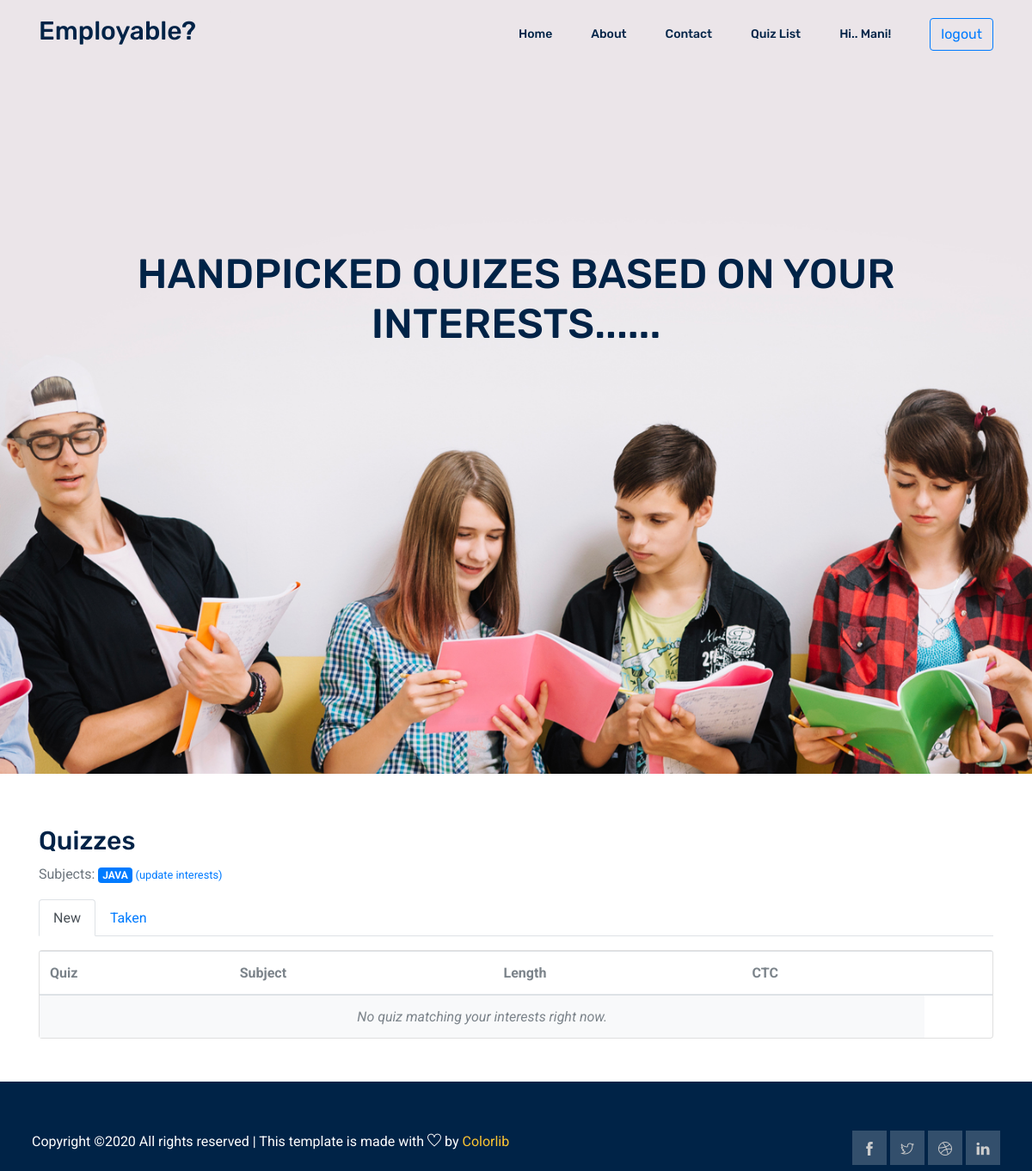
Before: /student/ (signed in) with the older database file.
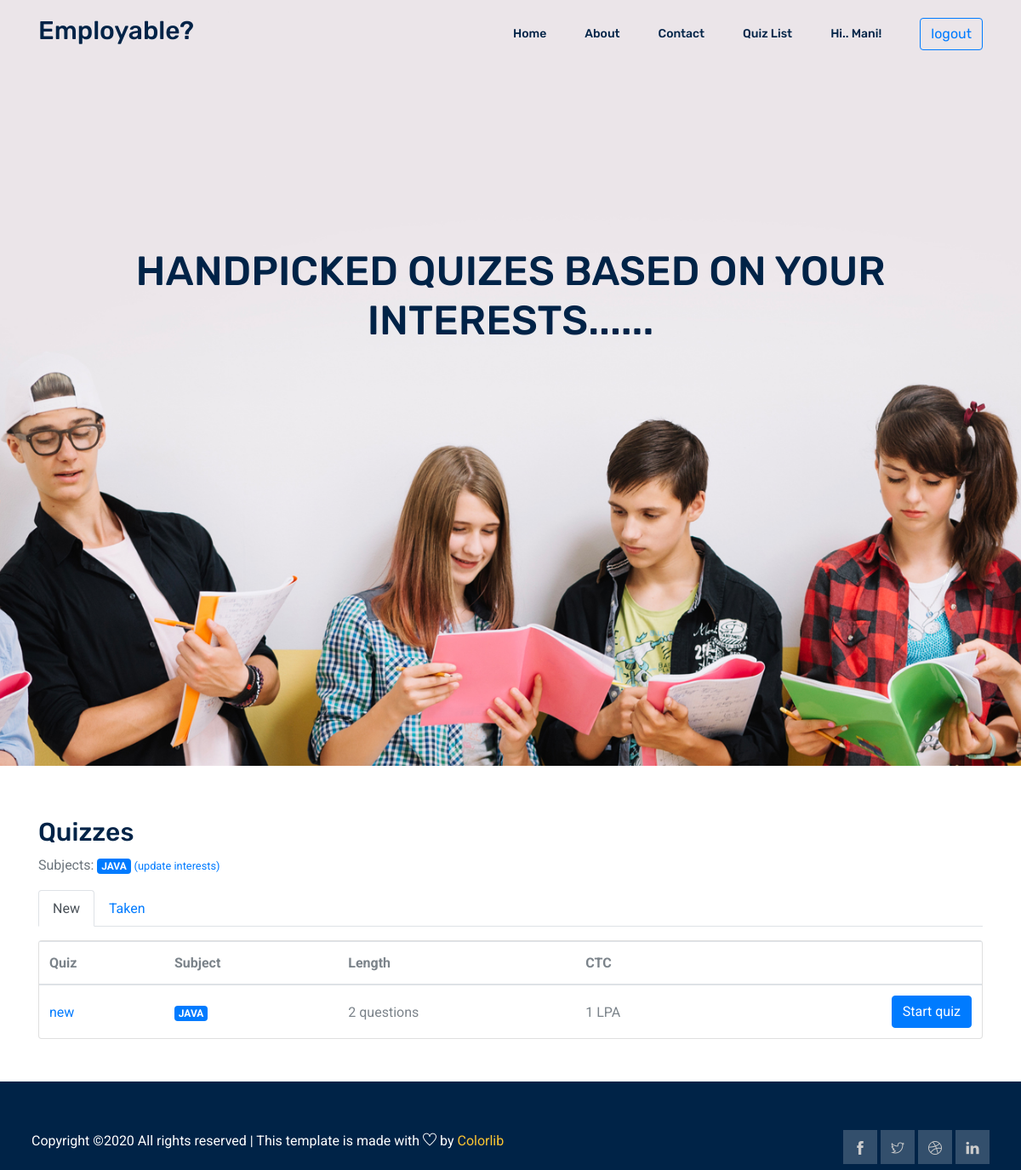
After: the same page with the newer database file.
### exam/models.py (models this page shows, shortened)
class Subject(models.Model):
    name = models.CharField(max_length=30)
    color = models.CharField(max_length=7, default='#007bff')
    def get_html_badge(self):
        name = escape(self.name)
        color = escape(self.color)
        html = '<span class="badge badge-primary" style="background-color: %s">%s</span>' % (color, name)
        return mark_safe(html)

class Quiz(models.Model):
    owner = models.ForeignKey(User, on_delete=models.CASCADE, related_name='quizzes')
    name = models.CharField(max_length=255)
    subject = models.ForeignKey(Subject, on_delete=models.CASCADE, related_name='quizzes')
    location = models.CharField(max_length=50)
    skills_Required = models.CharField(max_length = 50)
    education = models.CharField(max_length = 50)
    work_exporience = models.CharField(max_length = 50)
    ctc = models.IntegerField()
    posts = models.CharField(max_length=20)

### student/views.py (the view)
# urls.py: path('',views.QuizListView.as_view(), name='quiz_list'),
class QuizListView(ListView):
    model = Quiz
    ordering = ('name', )
    context_object_name = 'quizzes'
    template_name = 'student/quiz_list.html'
    def get_queryset(self):
        if self.request.user.is_company:
            return 0
        student = self.request.user
        student = Student.objects.get(user=student)
        print(f'student {self.request.user.student}')
        student_interests = student.interests.values_list('pk', flat=True)
        taken_quizzes = student.quizzes.values_list('pk', flat=True)
        queryset = Quiz.objects.filter(subject__in=student_interests) \
            .exclude(pk__in=taken_quizzes) \
            .annotate(questions_count=Count('questions')) \
            .filter(questions_count__gt=0)
        return queryset

### student/models.py (called while the page is built)
    def __str__(self):
        return self.user.username

### templates/student/quiz_list.html (shortened to what this page needs)
{% extends 'base.html' %}
{% load crispy_forms_tags %}
{% block body %}
<section class="home_banner_area">
   <div class="banner_inner">
     <div class="container">
       <div class="row">
         <div class="col-lg-12">
           <div class="banner_content text-center">
             <h2 class="text-uppercase mt-4 mb-5">
              handpicked Quizes based on your interests......
             </h2>
           </div>
         </div>
       </div>
     </div>
   </div>
 </section>
<div class='container' style= 'margin-top:60px'>
    {% if user.is_authenticated %}
{% if request.user.is_student %}
{% if request.user.has_details%}
<h2>Quizzes</h2>
<p class="text-muted">
  Subjects:{% for subject in user.student.interests.all %} {{ subject.get_html_badge }}{% endfor %}
  <a href="{% url 'student_interests' %}"><small>(update interests)</small></a>
</p>
<ul class="nav nav-tabs mb-3">
  <li class="nav-item">
    <a class="nav-link active " href="{% url 'quiz_list' %}">New</a>
  </li>
  <li class="nav-item">
    <a class="nav-link" href="{% url 'taken_quiz_list' %}">Taken</a>
  </li>
</ul>
<div class="card">
    <table class="table mb-0">
      <thead>
        <tr>
          <th>Quiz</th>
          <th>Subject</th>
          <th>Length</th>
          <th>CTC</th>
          <th></th>
        </tr>
      </thead>
      <tbody>
        {% for quiz in quizzes %}
          <tr>
            <td class="align-middle"> <a href = {% url 'detail' quiz.pk %} >{{ quiz.name }}</a></td>
            <td class="align-middle">{{ quiz.subject.get_html_badge }}</td>
            <td class="align-middle">{{ quiz.questions_count }} questions</td>
            <td class="align-middle">{{ quiz.ctc }} LPA</td>
            <td class="text-right">
              <a href="{% url 'take_quiz' quiz.id%}" class="btn btn-primary">Start quiz</a>
            </td>
          </tr>
        {% empty %}
          <tr>
            <td class="bg-light text-center font-italic" colspan="4">No quiz matching your interests right now.</td>
          </tr>
        {% endfor %}
      </tbody>
    </table>
  </div>
{% endif %}
{%else%}
<p>you need to login as a student first</p>
{% endif %}
{% else %}
<p>you need to login first</p>
{% endif %}
</div>
   {% endblock %}

Changed rows visible on the page:
added Quiz: name "new", subject.get_html_badge "JAVA", questions_count "2", ctc "1"
Other visible differences:
text no longer shown: "No quiz matching your interests right now."
